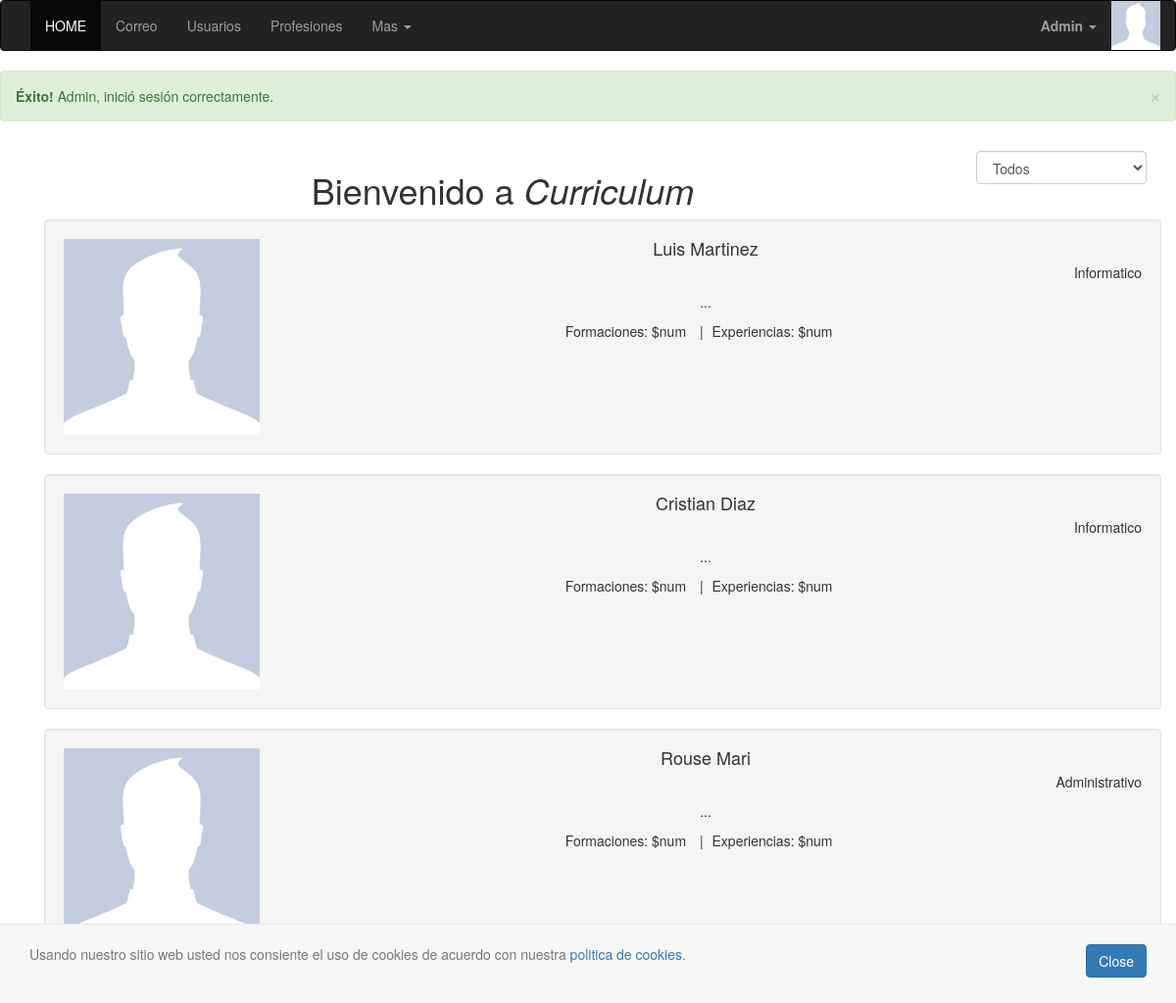
The app's page /?login=true&usr=admin@admin.com (signed in) with its own data.
### tables this page shows
CREATE TABLE `usr` (
  `id_usr` int(11) NOT NULL,
  `mail` varchar(150) NOT NULL,
  `pass` varchar(100) NOT NULL,
  `name` varchar(50) NOT NULL,
  `surname` varchar(250) NOT NULL,
  `FK_id_prof` int(11) NOT NULL DEFAULT '0',
  `admin` tinyint(1) NOT NULL DEFAULT '0',
  `pic` varchar(150) NOT NULL DEFAULT 'default.jpg',
  `presentacion` text NOT NULL
);

CREATE TABLE `profesion` (
  `id_prof` int(11) NOT NULL,
  `nombre_profesion` varchar(50) NOT NULL
);

### php/MySQLDataSource.php (called while the page is built, shortened)
<?php
function conectar(){
    @$connect = new mysqli("localhost","root","root","curriculum");
    if($connect->connect_errno){
       printf("<h1><span>LA CONEXIÓN CON LA BASE DE DATOS HA FALLADO: %s\n".$connect->connect_error."</span></h1>");
       exit();
    }else{
        return $connect;
    }
}
function profesiones(){
    $conn= conectar();
     $sql = 'SELECT * FROM `profesion`';
    $result = $conn->query($sql);
    if ($result->num_rows > 0) {
        $profesiones=array();
        while($row = $result->fetch_assoc()) {
            $profesiones[$row["id_prof"]]=$row["nombre_profesion"];
        }
        return $profesiones;
    } else {
        return false;
    }
}
function makecvs(){
    $conn  = conectar();
    $sql   = 'SELECT `id_usr`, `name`,`surname`,prof.nombre_profesion, `pic`,`presentacion` FROM `usr` INNER JOIN `profesion` AS prof WHERE prof.id_prof = usr.FK_id_prof AND NOT `FK_id_prof` = 0';
    $result = $conn->query($sql);
    if ($result->num_rows > 0) {
        $cvs=array();
        $i=0;
        while($row = $result->fetch_assoc()) {
            $cvs[$i]= new cv;
            $cvs[$i]->setid($row["id_usr"]);
            $cvs[$i]->setpic('media/usrimg/'.$row["pic"]);
            $cvs[$i]->setname($row["name"]);
            $cvs[$i]->setsurname($row["surname"]);
            $cvs[$i]->setprofesion($row["nombre_profesion"]);
            $cvs[$i]->setpresentacion($row["presentacion"]);
            $i++;
        }
    } else {
       $cvs=false;
    }
    return $cvs;
}
?>

### php/class/objetocv.php (called while the page is built, shortened)
<?php
class cv{
    public $id;
    public $pic;
    public $name;
    public $surname;
    public $profesion;
    function getname(){
        return $this -> name;
    }
    function getid(){
        return $this -> id;
    }
    function getpic(){
        return $this -> pic;
    }
    function getsurname(){
        return $this -> surname;
    }
    function getprofesion(){
        return $this -> profesion;
    }
    function setname($name){
         $this -> name = $name;
    }
    function setid($id){
         $this -> id = $id;
    }
    function setpic($pic){
        $this -> pic  = $pic;
    }
    function setsurname($surname){
        $this -> surname  = $surname;
    }
    function setprofesion($profesion){
        $this -> profesion = $profesion;
    }
}
?>

### php/functions.php (the view, shortened to what this page needs)
<?php
include_once "MySQLDataSource.php";
include_once "class/objetocv.php";
function makeselect($index=""){
	$values = profesiones();
	if($values != false){
		if(empty($index)){
?>
	 		<select class='form-control' name='prof'>
<?php
		}else{
?>
			<select class='form-control' name="prof" onchange="this.form.submit()">
<?php
		}
	foreach ($values as $key => $value) {
		if(empty($index)){
			if(strcmp($value,$_SESSION['usr']->getprof())==0){
				echo "<option selected='selected' value='".$key."'>$value</option>";
			}else{
				echo "<option value='".$key."'>$value</option>";
			}
		}else{
			if($key==0){
				$value="Todos";
			}
			if(isset($_GET['prof'])&& $_GET['prof']==$key){
				echo "<option selected='selected' value='".$key."'>$value</option>";
			}else{
				echo "<option value='".$key."'>$value</option>";
			}
		}
	}
?>
	</select>
<?php
	}
}
?>
<?php
function mostrarcv(){
	$cvs=makecvs();
	if($cvs){
		echo "<div class='container'>";
		foreach ($cvs as $key => $value) {
?>
			<div class="well">
				<div class="media">
					<a class="pull-left" href="viewusr.php?id=<?=$value->getid()?>">
						<img class="media-object" src=<?= $value->getpic(); ?>>
					</a>
					<div class="media-body">
						<h4 class="media-heading"><?= $value->getname() . " " . $value->getsurname(); ?></h4>
					<p class="text-right"><?= $value->getprofesion();?></p>
					<p class="descripcion"><?= substr($value->getpresentacion(),0,150)."..."?></p>
					<ul class="list-inline list-unstyled">
						<li><span><i class=""></i>Formaciones: $num </span></li>
						<li>|</li>
						<span><i class=""></i> Experiencias: $num</span>
						</ul>
				</div>
				</div>
			</div>
<?php
		}
		echo "</div>";
	}else{
		echo "<h3>No se encontraron Curriculums</h3>";
	}
	}
?>

### css/style-one.css (style rules this page uses)
img.media-object { width: 200px; height: 200px; }
.container { margin-bottom: 10px; }

### records on screen
usr: name "Luis", surname "Martinez", FK_id_prof.nombre_profesion "Informatico"
usr: name "Cristian", surname "Diaz", FK_id_prof.nombre_profesion "Informatico"
usr: name "Rouse", surname "Mari", FK_id_prof.nombre_profesion "Administrativo"

### other values on screen
$title "HOME"
$title "Correo"
$title "Usuarios"
$title "Profesiones"
$_SESSION['usr']->getname() "Admin"
form field prof "Todos"
